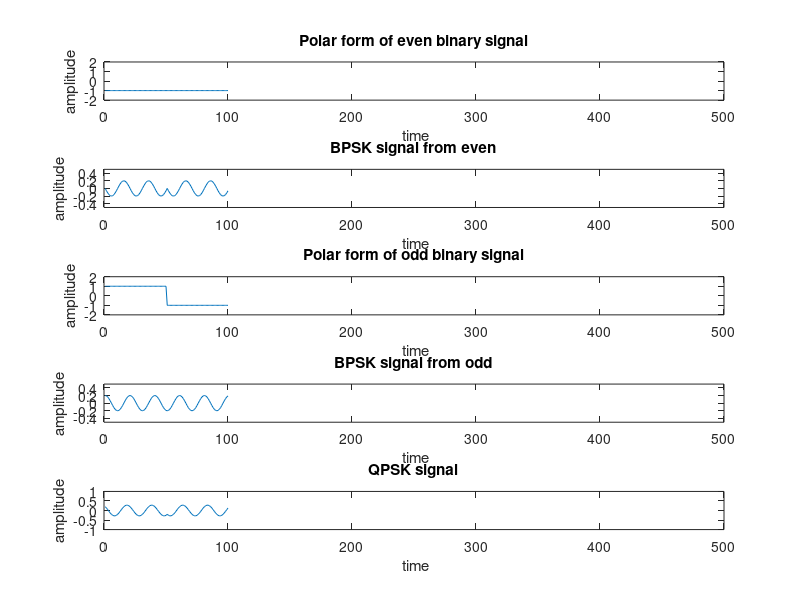

Recreate this plot in MATLAB. (Note: this script raises an error after producing the figure.)
clc;
clear all:
close all;
 
% input
N=input('enter N=');
f=input('enter frequency=');
t=0:0.01:0.49;
x=randi([0,1],[1,10000]);


% Seperating odd and even components
even=[];
odd=[];
for i=1:N/2
    even=[even x(2*i)];
end;
for i=0:N/2-1
    odd=[odd x((2*i)+1)];
end;
 
% Even component BPSK
msge=[];
xe=[];
for i=1:N/2
if even(i)==1
        xe=ones(1,50);
else
        xe=-1.*ones(1,50);
end; 
msge=[msge xe];
end;
subplot(511);
plot(msge);
xlabel(' time');
ylabel('amplitude');
title('Polar form of even binary signal');
axis([0 500 -2 2]);
 
 
s=sin(2*pi*f*t);
snor=s/sqrt(sum(s.*s));
% plot(t,F1);
% xlabel(' time');
% ylabel('amplitude');
% title('Normalised carrier for even');
 
bpske=[];
for i=1:N/2
if even(i)==1;
        se=snor;
else
        se=-snor;
end
    bpske=[bpske se];
end
subplot (512);
plot(bpske);
xlabel(' time');
ylabel('amplitude');
title('BPSK signal from even');
axis([0 500 -.5 .5]);
 
% Odd component BPSK
msgo=[];
xo=[];
for i=1:N/2
if odd(i)==1
        xo=ones(1,50);
else
        xo=-1.*ones(1,50);
end; 
msgo=[msgo xo];
end;
subplot(513);
plot(msgo);
xlabel(' time');
ylabel('amplitude');
title('Polar form of odd binary signal');
axis([0 500 -2 2]);
 
 
c=cos(2*pi*f*t);
cnor=c/sqrt(sum(c.*c));
% plot(t,F2);
% xlabel(' time');
% ylabel('amplitude');
% title('Normalised carrier for odd');
 
bpsko=[];
for i=1:N/2;
if odd(i)==1;
        so=cnor;
else
        so=-cnor;
end;
    bpsko=[bpsko so];
end
subplot (514);
plot(bpsko);
xlabel(' time');
ylabel('amplitude');
title('BPSK signal from odd');
axis([0 500 -.5 .5]);
 
% QPSK
qp=bpske+bpsko;
subplot (515);
plot(qp);
xlabel(' time');
ylabel('amplitude');
title('QPSK signal');
axis([0 500 -1 1]);
 
% Adding AWGN, demodulation ,detection
l=length(qp);
reshapede=[];
reshapedo=[];
pee=[];
peo=[];
snr=[];
ser=[];
 
for j= 0:0.1:1;
sd=sqrt(j);
rcvd=qp+(sd.*randn(1,l));
h=reshape(rcvd,50,5000);
reshapede=snor*h;      %even
reshapedo=cnor*h;      %odd
 
if j==0
        scatterplot([reshapede',reshapedo']);
        title(['Constellation diagram for noise variance=',num2str(j)]);
elseif j==0.1
         scatterplot([reshapede',reshapedo']);
         title(['Constellation diagram for noise variance=',num2str(j)]);
elseif j==0.2
         scatterplot([reshapede',reshapedo']);
         title(['Constellation diagram for noise variance=',num2str(j)]);
end
 
% BER, SER and PSD
RE=reshapede>0;
RO=reshapedo>0;
dem=[];
for i=1:N/2
    dem=[dem RO(i) RE(i)];
end
pe_pr=(sum(xor(dem,x)))/N;  %PRACTICAL BER
pee=[pee pe_pr];
SNR=1/(2*j);
SNR1=10*log10(SNR);     %dB
snr=[snr SNR1];
pe_th=0.5*erfc(sqrt(SNR));   %THEORETICAL BER
peo=[peo pe_th];
SER=erfc(sqrt(SNR));
ser=[ser SER];
end
 
figure;
semilogy(snr,pee);
title('BER v/s SNR');
xlabel('SNR');
ylabel('BER');
 
 
figure;
semilogy(snr,pee,'*',snr,peo,'b');
title('PRACTICAL vs THEORETICAL');
legend('practical','theoretical');
xlabel('SNR');
ylabel('BER');
 
figure;
semilogy(snr,ser);
title('SER vs SNR');
xlabel('SNR');
ylabel('SER');
